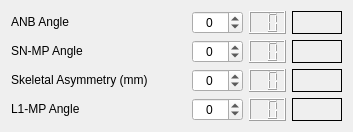
          <widget class="QWidget" name="pageA">
           <layout class="QGridLayout" name="gridLayout" columnstretch="7,3,3,3">
            <item row="1" column="0">
             <widget class="QLabel" name="label_02_snmp">
              <property name="sizePolicy">
               <sizepolicy hsizetype="Expanding" vsizetype="Fixed">
                <horstretch>0</horstretch>
                <verstretch>0</verstretch>
               </sizepolicy>
              </property>
              <property name="minimumSize">
               <size>
                <width>175</width>
                <height>0</height>
               </size>
              </property>
              <property name="text">
               <string>SN-MP Angle</string>
              </property>
             </widget>
            </item>
            <item row="2" column="0">
             <widget class="QLabel" name="label_03_skelAsym">
              <property name="sizePolicy">
               <sizepolicy hsizetype="Expanding" vsizetype="Fixed">
                <horstretch>0</horstretch>
                <verstretch>0</verstretch>
               </sizepolicy>
              </property>
              <property name="minimumSize">
               <size>
                <width>175</width>
                <height>0</height>
               </size>
              </property>
              <property name="text">
               <string>Skeletal Asymmetry (mm)</string>
              </property>
             </widget>
            </item>
            <item row="0" column="2">
             <widget class="QLCDNumber" name="lcd_01_anb">
              <property name="digitCount">
               <number>2</number>
              </property>
             </widget>
            </item>
            <item row="3" column="0">
             <widget class="QLabel" name="label_04_l1mp">
              <property name="sizePolicy">
               <sizepolicy hsizetype="Expanding" vsizetype="Fixed">
                <horstretch>0</horstretch>
                <verstretch>0</verstretch>
               </sizepolicy>
              </property>
              <property name="minimumSize">
               <size>
                <width>175</width>
                <height>0</height>
               </size>
              </property>
              <property name="text">
               <string>L1-MP Angle</string>
              </property>
             </widget>
            </item>
            <item row="2" column="2">
             <widget class="QLCDNumber" name="lcd_03_skelAsym">
              <property name="digitCount">
               <number>2</number>
              </property>
             </widget>
            </item>
            <item row="3" column="2">
             <widget class="QLCDNumber" name="lcd_04_l1mp">
              <property name="digitCount">
               <number>2</number>
              </property>
             </widget>
            </item>
            <item row="1" column="2">
             <widget class="QLCDNumber" name="lcd_02_snmp">
              <property name="digitCount">
               <number>2</number>
              </property>
             </widget>
            </item>
            <item row="0" column="0">
             <widget class="QLabel" name="label_01_anb">
              <property name="sizePolicy">
               <sizepolicy hsizetype="Expanding" vsizetype="Fixed">
                <horstretch>0</horstretch>
                <verstretch>0</verstretch>
               </sizepolicy>
              </property>
              <property name="minimumSize">
               <size>
                <width>175</width>
                <height>0</height>
               </size>
              </property>
              <property name="text">
               <string>ANB Angle</string>
              </property>
             </widget>
            </item>
            <item row="0" column="3">
             <widget class="QLabel" name="flag_01_anb">
              <property name="minimumSize">
               <size>
                <width>50</width>
                <height>0</height>
               </size>
              </property>
              <property name="frameShape">
               <enum>QFrame::Shape::Box</enum>
              </property>
              <property name="text">
               <string> </string>
              </property>
              <property name="alignment">
               <set>Qt::AlignmentFlag::AlignCenter</set>
              </property>
             </widget>
            </item>
            <item row="1" column="3">
             <widget class="QLabel" name="flag_02_snmp">
              <property name="minimumSize">
               <size>
                <width>50</width>
                <height>0</height>
               </size>
              </property>
              <property name="frameShape">
               <enum>QFrame::Shape::Box</enum>
              </property>
              <property name="text">
               <string> </string>
              </property>
              <property name="alignment">
               <set>Qt::AlignmentFlag::AlignCenter</set>
              </property>
             </widget>
            </item>
            <item row="2" column="3">
             <widget class="QLabel" name="flag_03_skelAsym">
              <property name="minimumSize">
               <size>
                <width>50</width>
                <height>0</height>
               </size>
              </property>
              <property name="frameShape">
               <enum>QFrame::Shape::Box</enum>
              </property>
              <property name="text">
               <string> </string>
              </property>
              <property name="alignment">
               <set>Qt::AlignmentFlag::AlignCenter</set>
              </property>
             </widget>
            </item>
            <item row="3" column="3">
             <widget class="QLabel" name="flag_04_l1mp">
              <property name="minimumSize">
               <size>
                <width>50</width>
                <height>0</height>
               </size>
              </property>
              <property name="frameShape">
               <enum>QFrame::Shape::Box</enum>
              </property>
              <property name="text">
               <string> </string>
              </property>
              <property name="alignment">
               <set>Qt::AlignmentFlag::AlignCenter</set>
              </property>
             </widget>
            </item>
            <item row="0" column="1">
             <widget class="QSpinBox" name="spin_01_anb">
              <property name="alignment">
               <set>Qt::AlignmentFlag::AlignCenter</set>
              </property>
              <property name="minimum">
               <number>-999</number>
              </property>
              <property name="maximum">
               <number>999</number>
              </property>
             </widget>
            </item>
            <item row="1" column="1">
             <widget class="QSpinBox" name="spin_02_snmp">
              <property name="alignment">
               <set>Qt::AlignmentFlag::AlignCenter</set>
              </property>
              <property name="minimum">
               <number>-999</number>
              </property>
              <property name="maximum">
               <number>999</number>
              </property>
             </widget>
            </item>
            <item row="2" column="1">
             <widget class="QSpinBox" name="spin_03_skelAsym">
              <property name="alignment">
               <set>Qt::AlignmentFlag::AlignCenter</set>
              </property>
              <property name="minimum">
               <number>-999</number>
              </property>
              <property name="maximum">
               <number>999</number>
              </property>
             </widget>
            </item>
            <item row="3" column="1">
             <widget class="QSpinBox" name="spin_04_l1mp">
              <property name="alignment">
               <set>Qt::AlignmentFlag::AlignCenter</set>
              </property>
              <property name="minimum">
               <number>-999</number>
              </property>
              <property name="maximum">
               <number>999</number>
              </property>
             </widget>
            </item>
           </layout>
          </widget>
